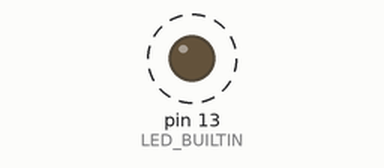
Simulated run of this sketch. Board: Arduino Uno, built with avr-gcc and run on an emulated ATmega328P. Shown: output pins drawn as LEDs (lit = HIGH). Dashed ring = blinking. What the sketch prints to the serial monitor is not drawn.

Above: at 0.6 s.
Timing chart, 0 to 3.0 s (numbered marks = the images above):
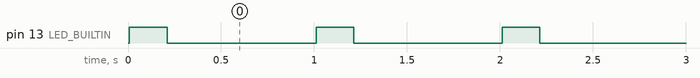

The sketch:

02_structured_diagnostics.ino
```cpp
// Lesson 02, Exercise 02: filter structured diagnostic records.
const unsigned int logOff = 0;
const unsigned int logInfo = 1;
const unsigned int logDebug = 2;
const unsigned int configuredLogLevel = logDebug;

const unsigned long onTimeMs = 200;
const unsigned long offTimeMs = 800;
const unsigned long summaryEveryCycles = 5;

unsigned long completedCycles = 0;
bool diagnosticsStarted = false;

bool shouldLog(unsigned int level) {
  return Serial && configuredLogLevel >= level;
}

void startDiagnosticsIfReady() {
  if (!diagnosticsStarted && shouldLog(logInfo)) {
    Serial.println("level=INFO event=diagnostics_started lesson=02 exercise=02");
    Serial.print("level=INFO event=config on_ms=");
    Serial.print(onTimeMs);
    Serial.print(" off_ms=");
    Serial.print(offTimeMs);
    Serial.print(" summary_every_cycles=");
    Serial.print(summaryEveryCycles);
    Serial.print(" log_level=");
    Serial.println(configuredLogLevel);
    diagnosticsStarted = true;
  }
}

void logLedState(const char* state) {
  if (!shouldLog(logDebug)) {
    return;
  }
  Serial.print("level=DEBUG event=led_changed completed_cycles=");
  Serial.print(completedCycles);
  Serial.print(" led=");
  Serial.println(state);
}

void logSummary() {
  if (!shouldLog(logInfo)) {
    return;
  }
  Serial.print("level=INFO event=progress completed_cycles=");
  Serial.println(completedCycles);
}

void setup() {
  pinMode(LED_BUILTIN, OUTPUT);
  digitalWrite(LED_BUILTIN, LOW);
  Serial.begin(115200);
}

void loop() {
  // Deferred until a connection is ready, rather than waiting in setup.
  startDiagnosticsIfReady();

  digitalWrite(LED_BUILTIN, HIGH);
  logLedState("ON");
  delay(onTimeMs);

  digitalWrite(LED_BUILTIN, LOW);
  logLedState("OFF");
  delay(offTimeMs);

  completedCycles++;
  // Test the divisor before using remainder: modulo zero is invalid.
  if (summaryEveryCycles > 0 &&
      completedCycles % summaryEveryCycles == 0) {
    logSummary();
  }
}
```

Measured:
- by itself, pin 13 (LED_BUILTIN): alternates HIGH for 0.20 s and LOW for 0.80 s
